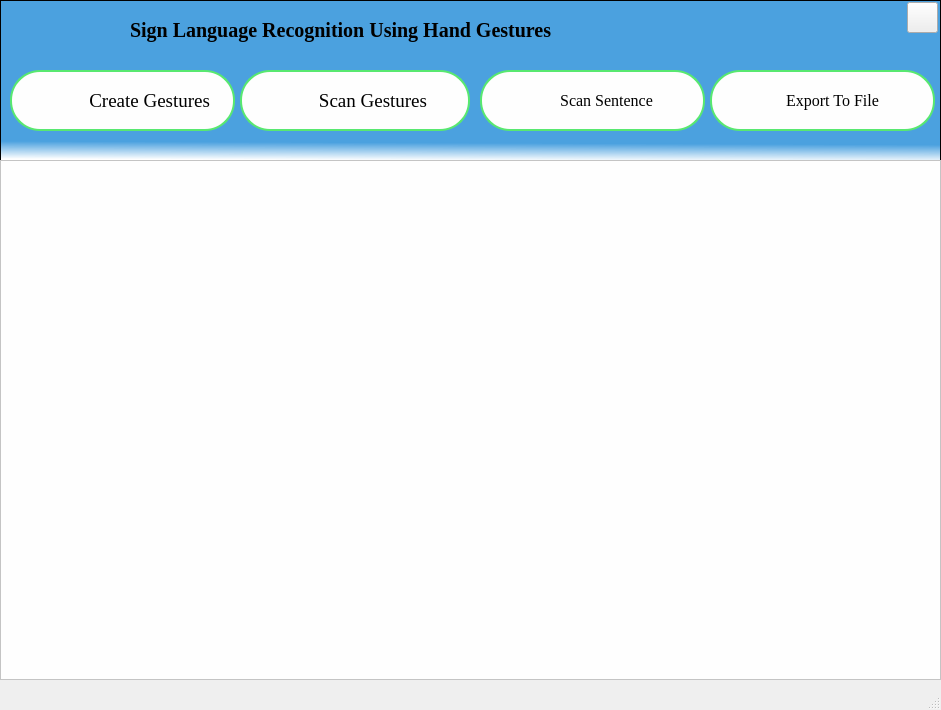
<?xml version="1.0" encoding="UTF-8"?>
<ui version="4.0">
 <class>MainWindow</class>
 <widget class="QMainWindow" name="MainWindow">
  <property name="geometry">
   <rect>
    <x>0</x>
    <y>0</y>
    <width>941</width>
    <height>710</height>
   </rect>
  </property>
  <property name="windowTitle">
   <string>MainWindow</string>
  </property>
  <widget class="QWidget" name="centralwidget">
   <widget class="QGraphicsView" name="graphicsView_2">
    <property name="geometry">
     <rect>
      <x>0</x>
      <y>0</y>
      <width>941</width>
      <height>161</height>
     </rect>
    </property>
    <property name="toolTip">
     <string>&lt;html&gt;&lt;head/&gt;&lt;body&gt;&lt;p&gt;&lt;br/&gt;&lt;/p&gt;&lt;/body&gt;&lt;/html&gt;</string>
    </property>
    <property name="styleSheet">
     <string notr="true">background-color: qlineargradient(spread:pad, x1:0.543136, y1:0.074, x2:0.52, y2:1, stop:0.880682 rgba(75, 161, 223, 255), stop:1 rgba(255, 255, 255, 255));
</string>
    </property>
   </widget>
   <widget class="QLabel" name="label">
    <property name="geometry">
     <rect>
      <x>130</x>
      <y>10</y>
      <width>731</width>
      <height>41</height>
     </rect>
    </property>
    <property name="font">
     <font>
      <family>Times New Roman</family>
      <pointsize>15</pointsize>
      <weight>75</weight>
      <bold>true</bold>
     </font>
    </property>
    <property name="styleSheet">
     <string notr="true">color:Black;</string>
    </property>
    <property name="text">
     <string>Sign Language Recognition Using Hand Gestures</string>
    </property>
   </widget>
   <widget class="QLabel" name="label_3">
    <property name="geometry">
     <rect>
      <x>0</x>
      <y>160</y>
      <width>741</width>
      <height>431</height>
     </rect>
    </property>
    <property name="styleSheet">
     <string notr="true">
font-size: 40px;
color:white;
</string>
    </property>
    <property name="text">
     <string/>
    </property>
   </widget>
   <widget class="QGraphicsView" name="graphicsView">
    <property name="geometry">
     <rect>
      <x>0</x>
      <y>160</y>
      <width>941</width>
      <height>520</height>
     </rect>
    </property>
    <property name="styleSheet">
     <string notr="true">background-color:#fefefe;
</string>
    </property>
   </widget>
   <widget class="QPushButton" name="create">
    <property name="geometry">
     <rect>
      <x>10</x>
      <y>70</y>
      <width>225</width>
      <height>61</height>
     </rect>
    </property>
    <property name="font">
     <font>
      <family>TImes New Roman</family>
      <pointsize>14</pointsize>
      <weight>50</weight>
      <italic>false</italic>
      <bold>false</bold>
     </font>
    </property>
    <property name="layoutDirection">
     <enum>Qt::RightToLeft</enum>
    </property>
    <property name="styleSheet">
     <string notr="true">QPushButton#create{
padding-left:-40px;
color:black;
background-color:#fefefe;
border: 2px solid #58e870; border-radius:30px;
font: 12pt &quot;TImes New Roman&quot;;
background-image:url(&quot;icons/create.png&quot;);
background-repeat:none;
}
QPushButton#create:hover
{
   background-color:lightgreen;
	color:Black;
}</string>
    </property>
    <property name="text">
     <string>   Create Gestures</string>
    </property>
   </widget>
   <widget class="QPushButton" name="scan_sen">
    <property name="geometry">
     <rect>
      <x>480</x>
      <y>70</y>
      <width>225</width>
      <height>61</height>
     </rect>
    </property>
    <property name="font">
     <font>
      <family>TImes New Roman</family>
      <pointsize>12</pointsize>
      <weight>50</weight>
      <italic>false</italic>
      <bold>false</bold>
     </font>
    </property>
    <property name="styleSheet">
     <string notr="true">QPushButton#scan_sen{
padding-left:-40px;
color:black;
background-color:#fefefe;
border: 2px solid #58e870; border-radius:30px;
font: 12pt &quot;TImes New Roman&quot;;
background-image:url(&quot;icons/sent.png&quot;);
background-repeat:none;
}
QPushButton#scan_sen:hover
{
   background-color:lightgreen;
	color:white;
}</string>
    </property>
    <property name="text">
     <string>                  Scan Sentence </string>
    </property>
   </widget>
   <widget class="QPushButton" name="scan_sinlge">
    <property name="geometry">
     <rect>
      <x>240</x>
      <y>70</y>
      <width>230</width>
      <height>61</height>
     </rect>
    </property>
    <property name="font">
     <font>
      <family>TImes New Roman</family>
      <pointsize>14</pointsize>
      <weight>50</weight>
      <italic>false</italic>
      <bold>false</bold>
     </font>
    </property>
    <property name="layoutDirection">
     <enum>Qt::LeftToRight</enum>
    </property>
    <property name="autoFillBackground">
     <bool>false</bool>
    </property>
    <property name="styleSheet">
     <string notr="true">QPushButton#scan_sinlge{
padding-left:-40px;
color:black;
background-color:#fefefe;
border: 2px solid #58e870; border-radius:30px;
font: 12pt &quot;TImes New Roman&quot;;
background-image:url(&quot;icons/scan.png&quot;);
background-repeat:none;
}
QPushButton#scan_sinlge:hover
{
   background-color:lightgreen;
	color:white;
}</string>
    </property>
    <property name="text">
     <string>                Scan Gestures</string>
    </property>
   </widget>
   <widget class="QPushButton" name="exp2">
    <property name="geometry">
     <rect>
      <x>710</x>
      <y>70</y>
      <width>225</width>
      <height>61</height>
     </rect>
    </property>
    <property name="font">
     <font>
      <family>TImes New Roman</family>
      <pointsize>12</pointsize>
      <weight>50</weight>
      <italic>false</italic>
      <bold>false</bold>
     </font>
    </property>
    <property name="styleSheet">
     <string notr="true">QPushButton#exp2{
padding-left:-40px;
color:black;
background-color:#fefefe;
border: 2px solid #58e870; border-radius:30px;
font: 12pt &quot;TImes New Roman&quot;;
background-image:url(&quot;icons/export.png&quot;);
background-repeat:none;
}
QPushButton#exp2:hover
{
   background-color:lightgreen;
	color:white;
}</string>
    </property>
    <property name="text">
     <string>               Export To File</string>
    </property>
    <property name="checkable">
     <bool>false</bool>
    </property>
    <property name="autoRepeat">
     <bool>false</bool>
    </property>
    <property name="autoExclusive">
     <bool>false</bool>
    </property>
    <property name="autoDefault">
     <bool>false</bool>
    </property>
    <property name="default">
     <bool>false</bool>
    </property>
    <property name="flat">
     <bool>false</bool>
    </property>
   </widget>
   <widget class="QPushButton" name="exit_button">
    <property name="geometry">
     <rect>
      <x>907</x>
      <y>2</y>
      <width>31</width>
      <height>31</height>
     </rect>
    </property>
    <property name="styleSheet">
     <string notr="true">QPushButton#exit_button{
background-image:url(&quot;icons/quit.png&quot;);
background-repeat:none;
}</string>
    </property>
    <property name="text">
     <string/>
    </property>
   </widget>
  </widget>
  <widget class="QMenuBar" name="menubar">
   <property name="geometry">
    <rect>
     <x>0</x>
     <y>0</y>
     <width>741</width>
     <height>21</height>
    </rect>
   </property>
  </widget>
  <widget class="QStatusBar" name="statusbar"/>
 </widget>
 <resources/>
 <connections/>
</ui>
